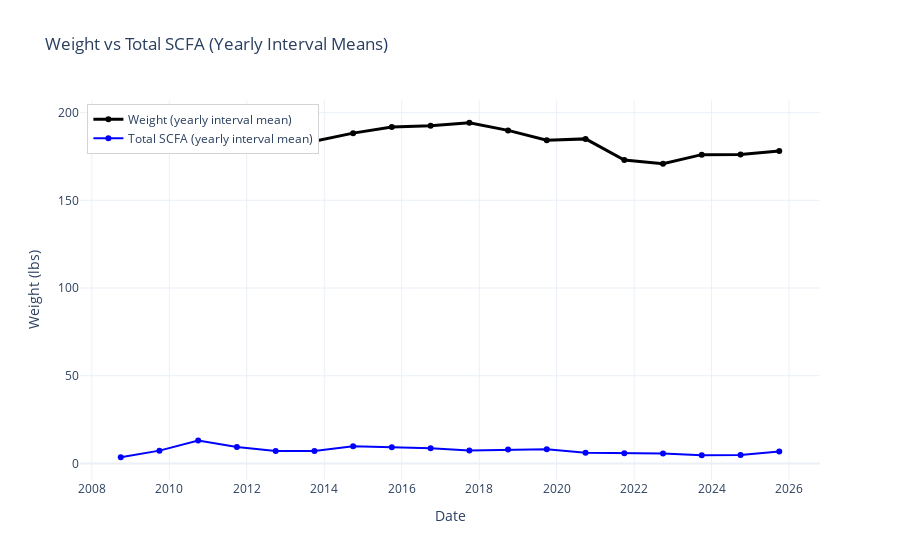

The cell this chart's notebook holds for it:
### Code cell
# Prepare data
df_plot = df_wideBioDairyLS.dropna(subset=["Total SCFA_mg/mL"]).copy()
df_plot["Date"] = pd.to_datetime(df_plot["Date"])
df_plot = df_plot.set_index("Date").sort_index()

# --- YEARLY INTERVAL WINDOWS ---
# resample into 12-month bins, take mean within each bin
df_1y = df_plot[["Weight_lbs", "Total SCFA_mg/mL"]].resample("12M").mean().reset_index()

# --- variables ---
x_time_1y   = df_1y["Date"]
y_weight_1y = df_1y["Weight_lbs"]
y_scfa_1y   = df_1y["Total SCFA_mg/mL"]

# --- plot ---
fig = go.Figure()

# Weight (yearly interval mean)
fig.add_trace(go.Scatter(
    x=x_time_1y,
    y=y_weight_1y,
    mode="lines+markers",
    name="Weight (yearly interval mean)",
    line=dict(width=3, color="black"),
))

# Total SCFA (yearly interval mean)
fig.add_trace(go.Scatter(
    x=x_time_1y,
    y=y_scfa_1y,
    mode="lines+markers",
    name="Total SCFA (yearly interval mean)",
    line=dict(width=2, color="blue"),
))

# layout
fig.update_layout(
    title="Weight vs Total SCFA (Yearly Interval Means)",
    xaxis_title="Date",
    yaxis=dict(title="Weight (lbs)", side="left"),
    yaxis2=dict(title="Total SCFA (mg/mL)", overlaying="y", side="right"),
    legend=dict(x=0.01, y=0.99, bordercolor="lightgray", borderwidth=1),
    template="plotly_white"
)

fig.show()

### Figure 1 — Plotly figure (JSON) as saved in the notebook; plotly's stock layout.template omitted (floating-point values rounded to 4 significant figures)
{"data": [{"line": {"color": "black", "width": 3}, "mode": "lines+markers", "name": "Weight (yearly interval mean)", "type": "scatter", "x": ["2008-09-30T00:00:00", "2009-09-30T00:00:00", "2010-09-30T00:00:00", "2011-09-30T00:00:00", "2012-09-30T00:00:00", "2013-09-30T00:00:00", "2014-09-30T00:00:00", "2015-09-30T00:00:00", "2016-09-30T00:00:00", "2017-09-30T00:00:00", "2018-09-30T00:00:00", "2019-09-30T00:00:00", "2020-09-30T00:00:00", "2021-09-30T00:00:00", "2022-09-30T00:00:00", "2023-09-30T00:00:00", "2024-09-30T00:00:00", "2025-09-30T00:00:00"], "y": [183, 183.6, 180.5, 182.5, 185.8, 183.7, 188.3, 191.8, 192.6, 194.2, 189.9, 184.3, 185.0, 173.0, 170.9, 176.1, 176.2, 178.1]}, {"line": {"color": "blue", "width": 2}, "mode": "lines+markers", "name": "Total SCFA (yearly interval mean)", "type": "scatter", "x": ["2008-09-30T00:00:00", "2009-09-30T00:00:00", "2010-09-30T00:00:00", "2011-09-30T00:00:00", "2012-09-30T00:00:00", "2013-09-30T00:00:00", "2014-09-30T00:00:00", "2015-09-30T00:00:00", "2016-09-30T00:00:00", "2017-09-30T00:00:00", "2018-09-30T00:00:00", "2019-09-30T00:00:00", "2020-09-30T00:00:00", "2021-09-30T00:00:00", "2022-09-30T00:00:00", "2023-09-30T00:00:00", "2024-09-30T00:00:00", "2025-09-30T00:00:00"], "y": [3.5, 7.267, 13, 9.35, 7.1, 7.071, 9.822, 9.267, 8.6, 7.407, 7.921, 8.018, 6.092, 5.72, 5.688, 4.7, 4.77, 6.85]}], "layout": {"legend": {"bordercolor": "lightgray", "borderwidth": 1, "x": 0.01, "y": 0.99}, "title": {"text": "Weight vs Total SCFA (Yearly Interval Means)"}, "xaxis": {"title": {"text": "Date"}}, "yaxis": {"side": "left", "title": {"text": "Weight (lbs)"}}, "yaxis2": {"overlaying": "y", "side": "right", "title": {"text": "Total SCFA (mg/mL)"}}}}
